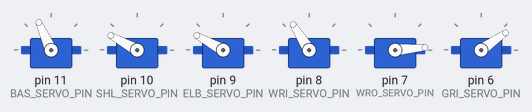
Simulated run of this sketch. Board: Arduino Uno, built with avr-gcc and run on an emulated ATmega328P. On the bench: 6 × servo. What the sketch prints to the serial monitor is not drawn.

Above: at 0.1 s.
At 0.65 s:
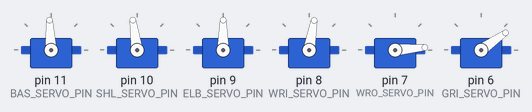
At 10.27 s:
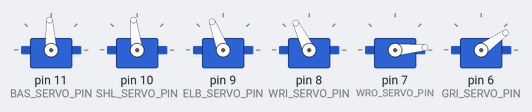
At 20.19 s:
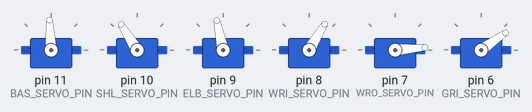
At 29.51 s:
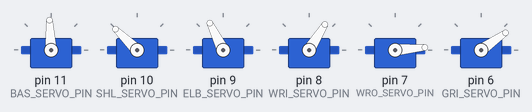
At 39.74 s:
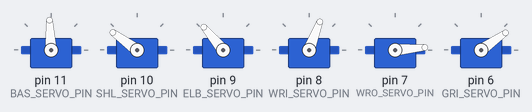
Timing chart, 0 to 40.0 s (numbered marks = the images above):
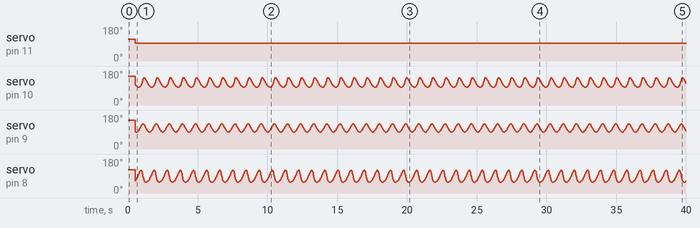

The sketch:

codigoTeste.ino
```cpp
#include <Servo.h>

/* Servo control for AL5D arm */

/* Arm dimensions( mm ) */
#define BASE_HGT 67.31      //base hight 2.65"
#define HUMERUS 146.05      //shoulder-to-elbow "bone" 5.75"
#define ULNA 187.325        //elbow-to-wrist "bone" 7.375"
#define GRIPPER 100.00          //gripper (incl.heavy duty wrist rotate mechanism) length 3.94"

#define ftl(x) ((x)>=0?(long)((x)+0.5):(long)((x)-0.5))  //float to long conversion

/* Servo names/numbers */
/* Base servo HS-485HB */
#define BAS_SERVO_PIN 11
/* Shoulder Servo HS-5745-MG */
#define SHL_SERVO_PIN 10
/* Elbow Servo HS-5745-MG */
#define ELB_SERVO_PIN 9
/* Wrist servo HS-645MG */
#define WRI_SERVO_PIN 8
/* Wrist rotate servo HS-485HB */
#define WRO_SERVO_PIN 7
/* Gripper servo HS-422 */
#define GRI_SERVO_PIN 6

/* pre-calculations */
float hum_sq = HUMERUS * HUMERUS;
float uln_sq = ULNA * ULNA;

Servo  BAS_SERVO;
Servo  SHL_SERVO;
Servo  ELB_SERVO;
Servo  WRI_SERVO;
Servo  WRO_SERVO;
Servo  GRI_SERVO;

void setup()
{
  BAS_SERVO.attach(BAS_SERVO_PIN);
  SHL_SERVO.attach(SHL_SERVO_PIN);
  ELB_SERVO.attach(ELB_SERVO_PIN);
  WRI_SERVO.attach(WRI_SERVO_PIN);
  WRO_SERVO.attach(WRO_SERVO_PIN);
  GRI_SERVO.attach(GRI_SERVO_PIN);

  /**/
  servo_park();
  Serial.begin( 115200 );
  Serial.println("Start");
  delay( 500 );
}

void loop()
{

  //zero_x();
  //line();
  circle();
}

/* arm positioning routine utilizing inverse kinematics */
/* z is height, y is distance from base center out, x is side to side. y,z can only be positive */
//void set_arm( uint16_t x, uint16_t y, uint16_t z, uint16_t grip_angulo )
void set_arm( float x, float y, float z, float grip_angulo_d )
{
  float grip_angulo_r = radians( grip_angulo_d );    //grip angulo in radians for use in calculations
  /* Base angulo and radial distance from x,y coordinates */
  float bas_angulo_r = atan2( x, y );
  float rdist = sqrt(( x * x ) + ( y * y ));
  /* rdist is y coordinate for the arm */
  y = rdist;
  /* Grip offsets calculated based on grip angulo */
  float grip_off_z = ( sin( grip_angulo_r )) * GRIPPER;
  float grip_off_y = ( cos( grip_angulo_r )) * GRIPPER;
  /* Wrist position */
  float wrist_z = ( z - grip_off_z ) - BASE_HGT;
  float wrist_y = y - grip_off_y;
  /* Shoulder to wrist distance ( AKA sw ) */
  float s_w = ( wrist_z * wrist_z ) + ( wrist_y * wrist_y );
  float s_w_sqrt = sqrt( s_w );
  /* s_w angulo to ground */
  //float a1 = atan2( wrist_y, wrist_z );
  float a1 = atan2( wrist_z, wrist_y );
  /* s_w angulo to humerus */
  float a2 = acos((( hum_sq - uln_sq ) + s_w ) / ( 2 * HUMERUS * s_w_sqrt ));
  /* shoulder angulo */
  float shl_angulo_r = a1 + a2;
  float shl_angulo_d = degrees( shl_angulo_r );
  /* elbow angulo */
  float elb_angulo_r = acos(( hum_sq + uln_sq - s_w ) / ( 2 * HUMERUS * ULNA ));
  float elb_angulo_d = degrees( elb_angulo_r );
  float elb_angulo_dn = -( 180.0 - elb_angulo_d );
  /* wrist angulo */
  float wri_angulo_d = ( grip_angulo_d - elb_angulo_dn ) - shl_angulo_d;

  /* Servo pulses */
  float bas_servopulse = 1500.0 - (( degrees( bas_angulo_r )) * 11.11 );
  float shl_servopulse = 1500.0 + (( shl_angulo_d - 90.0 ) * 6.6 );
  float elb_servopulse = 1500.0 -  (( elb_angulo_d - 90.0 ) * 6.6 );
  float wri_servopulse = 1500 + ( wri_angulo_d  * 11.1 );

  /* Set servos */
  BAS_SERVO.writeMicroseconds(  bas_servopulse );
  WRI_SERVO.writeMicroseconds(  wri_servopulse );
  SHL_SERVO.writeMicroseconds(  shl_servopulse );
  ELB_SERVO.writeMicroseconds(  elb_servopulse );
}

/* move servos to parking position */
void servo_park()
{
  BAS_SERVO.writeMicroseconds( 1715 );
  SHL_SERVO.writeMicroseconds( 2100 );
  ELB_SERVO.writeMicroseconds( 2100 );
  WRI_SERVO.writeMicroseconds( 1800 );
  WRO_SERVO.writeMicroseconds(  600 );
  GRI_SERVO.writeMicroseconds(  900 );
  return;
}

void zero_x()
{
  for ( double eixo_y = 150.0; eixo_y < 356.0; eixo_y += 1 ) {
    set_arm( 0, eixo_y, 127.0, 0 );
    delay( 10 );
  }
  for ( double eixo_y = 356.0; eixo_y > 150.0; eixo_y -= 1 ) {
    set_arm( 0, eixo_y, 127.0, 0 );
    delay( 10 );
  }
}

/* moves arm in a straight line */
void line()
{
  for ( double eixo_x = -100.0; eixo_x < 100.0; eixo_x += 0.5 ) {
    set_arm( eixo_x, 250, 100, 0 );
    delay( 10 );
  }
  for ( float eixo_x = 100.0; eixo_x > -100.0; eixo_x -= 0.5 ) {
    set_arm( eixo_x, 250, 100, 0 );
    delay( 10 );
  }
}

void circle()
{
#define RAIO 80.0
  //float angulo = 0;
  float eixo_z, eixo_y;
  for ( float angulo = 0.0; angulo < 360.0; angulo += 1.0 ) {
    eixo_y = RAIO * sin( radians( angulo )) + 200;
    eixo_z = RAIO * cos( radians( angulo )) + 200;
    set_arm( 0, eixo_y, eixo_z, 0 );
    delay( 1 );
  }
}
```

Measured:
- by itself, servo on pin 11 (BAS_SERVO_PIN): 114° → 93° at 0.50 s
